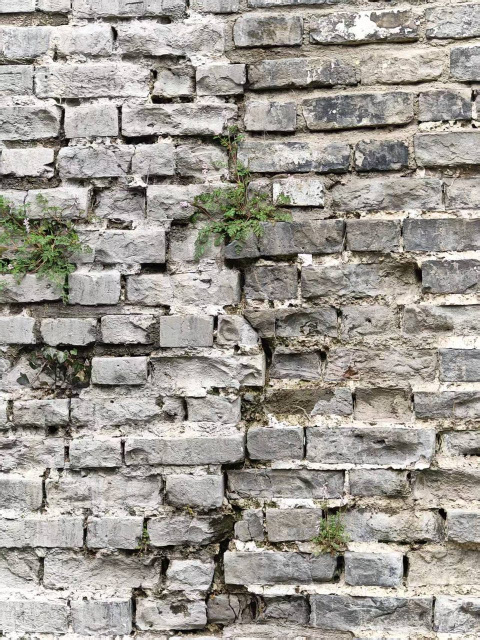
#> input picture data_samples/crack_dataset/images/(1).jpg, 960 x 1280 px (shown at 1/2 size); its folder holds only this picture in this run
$ python '图片匹配.py'
#> lines starting #> are read from the running program, lines starting #| are printed output that depends on the picture
import os
import csv
from pathlib import Path

import cv2
import numpy as np

# =========================
# 1. 路径配置
# =========================
dataset_a_dir = r"/home/xgq/Desktop/天气光照实验/原始/images"
dataset_b_dir = r"/home/xgq/Desktop/天气光照实验/雨天/images"

output_csv = r"/home/xgq/Desktop/match_results_sift.csv"
vis_dir = r"/home/xgq/Desktop/match_vis_sift1"

# =========================
# 2. 参数配置
# =========================
img_exts = {".jpg", ".jpeg", ".png", ".bmp", ".tif", ".tiff", ".webp"}

# 每张A图只保留B中最好的前k个候选
topk = 3

# 图像最长边缩放到这个值，加快匹配
max_side = 1200

# Lowe ratio test 阈值，越小越严格
ratio_thresh = 0.75

# 最少“好匹配点”数量，低于这个基本不可信
min_good_matches = 18

# RANSAC后最少内点数
min_inliers = 10

# 内点比例阈值：inliers / good_matches
min_inlier_ratio = 0.35

# 是否要求双向唯一匹配（推荐True）
mutual_best_match = True

# =========================
# 3. 创建输出目录
# =========================
os.makedirs(vis_dir, exist_ok=True)

# =========================
# 4. 初始化SIFT和BFMatcher
# =========================
# 若你的OpenCV不支持SIFT，可改成ORB版本（我后面也给你）
sift = cv2.SIFT_create(
    nfeatures=3000,
    contrastThreshold=0.02,
    edgeThreshold=10,
    sigma=1.6
)

bf = cv2.BFMatcher(cv2.NORM_L2, crossCheck=False)


# =========================
# 5. 工具函数
# =========================
def get_image_files(folder):
#> in read_image_gray, img is the input picture: shape (1280, 960, 3); mean B, G, R 148.8, 155.7, 160.1
    files = []
    for f in os.listdir(folder):
        p = os.path.join(folder, f)
        if os.path.isfile(p) and Path(f).suffix.lower() in img_exts:
            files.append(p)
    files.sort()
    return files


def resize_keep_ratio(img, max_side=1200):
#> called with max_side = 1200
    h, w = img.shape[:2]
    scale = min(max_side / max(h, w), 1.0)
    if scale < 1.0:
        new_w = int(w * scale)
        new_h = int(h * scale)
        img = cv2.resize(img, (new_w, new_h), interpolation=cv2.INTER_AREA)
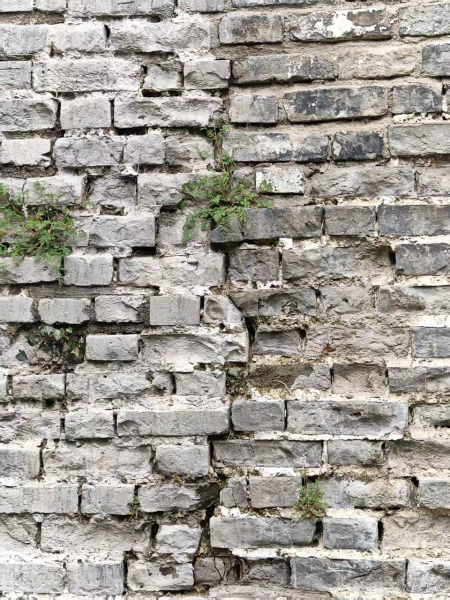
#> img: shape (1200, 900, 3) (shown at 1/2 size); mean of channels 0, 1, 2 148.8, 155.7, 160.1; drawn as B, G, R
    return img


def read_image_gray(img_path):
    img = cv2.imdecode(np.fromfile(img_path, dtype=np.uint8), cv2.IMREAD_COLOR)
    if img is None:
        raise ValueError(f"无法读取图像: {img_path}")
    img = resize_keep_ratio(img, max_side=max_side)
    gray = cv2.cvtColor(img, cv2.COLOR_BGR2GRAY)
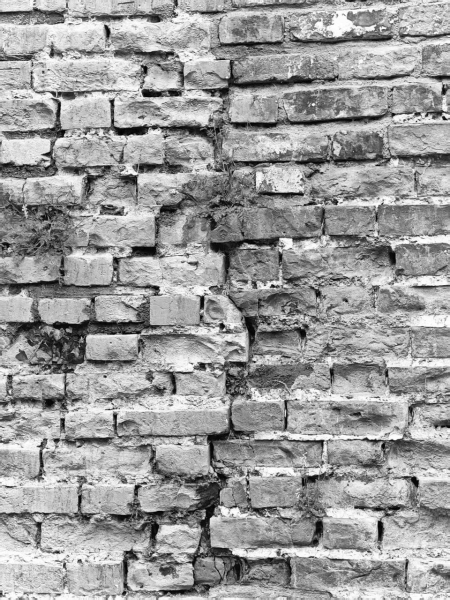
#> gray: shape (1200, 900) (shown at 1/2 size); min 0, max 255, mean 156.3
    return img, gray


def extract_sift_features(img_path):
    try:
        img, gray = read_image_gray(img_path)
        kpts, desc = sift.detectAndCompute(gray, None)
#> kpts = 3001 keypoints; strongest (x, y, size): (888, 237, 4.9), (545, 572, 4.9), (785, 1116, 1.9), (230, 832, 6.6)
        return {
            "path": img_path,
            "img": img,
            "gray": gray,
            "kpts": kpts,
            "desc": desc
        }
    except Exception as e:
        print(f"[错误] 提取特征失败: {img_path}, {e}")
        return None


def match_features(feat_a, feat_b):
    """
    返回：
    good_matches数量、RANSAC内点数、内点比例、是否通过、可视化需要的数据
    """
    if feat_a is None or feat_b is None:
        return None

    desc_a = feat_a["desc"]
    desc_b = feat_b["desc"]
    kpts_a = feat_a["kpts"]
    kpts_b = feat_b["kpts"]

    if desc_a is None or desc_b is None:
        return {
            "good_matches": 0,
            "inliers": 0,
            "inlier_ratio": 0.0,
            "passed": False,
            "matches_for_draw": [],
            "mask": None
        }

    if len(desc_a) < 2 or len(desc_b) < 2:
        return {
            "good_matches": 0,
            "inliers": 0,
            "inlier_ratio": 0.0,
            "passed": False,
            "matches_for_draw": [],
            "mask": None
        }

    # knn匹配
    knn_matches = bf.knnMatch(desc_a, desc_b, k=2)

    # Lowe ratio test
    good = []
    for m_n in knn_matches:
        if len(m_n) < 2:
            continue
        m, n = m_n
        if m.distance < ratio_thresh * n.distance:
            good.append(m)

    good_matches = len(good)

    if good_matches < min_good_matches:
        return {
            "good_matches": good_matches,
            "inliers": 0,
            "inlier_ratio": 0.0,
            "passed": False,
            "matches_for_draw": good,
            "mask": None
        }

    pts_a = np.float32([kpts_a[m.queryIdx].pt for m in good]).reshape(-1, 1, 2)
    pts_b = np.float32([kpts_b[m.trainIdx].pt for m in good]).reshape(-1, 1, 2)

    # RANSAC估计单应性矩阵
    H, mask = cv2.findHomography(pts_a, pts_b, cv2.RANSAC, 5.0)

    if mask is None:
        return {
            "good_matches": good_matches,
            "inliers": 0,
            "inlier_ratio": 0.0,
            "passed": False,
            "matches_for_draw": good,
            "mask": None
        }

    mask = mask.ravel().tolist()
    inliers = int(sum(mask))
    inlier_ratio = inliers / max(good_matches, 1)

    passed = (
        good_matches >= min_good_matches and
        inliers >= min_inliers and
        inlier_ratio >= min_inlier_ratio
    )

    return {
        "good_matches": good_matches,
        "inliers": inliers,
        "inlier_ratio": inlier_ratio,
        "passed": passed,
        "matches_for_draw": good,
        "mask": mask
    }


def save_match_visualization(feat_a, feat_b, match_info, save_path):
    try:
        img_vis = cv2.drawMatches(
            feat_a["img"], feat_a["kpts"],
            feat_b["img"], feat_b["kpts"],
            match_info["matches_for_draw"], None,
            matchesMask=match_info["mask"] if match_info["mask"] is not None else None,
            flags=cv2.DrawMatchesFlags_NOT_DRAW_SINGLE_POINTS
        )
        cv2.imencode('.jpg', img_vis)[1].tofile(save_path)
    except Exception as e:
        print(f"[错误] 保存可视化失败: {save_path}, {e}")


def score_match(match_info):
    """
    给候选排序用的综合分数
    """
    return (
        match_info["inliers"] * 3.0 +
        match_info["good_matches"] * 1.0 +
        match_info["inlier_ratio"] * 100.0
    )


# =========================
# 6. 读取图片列表
# =========================
a_files = get_image_files(dataset_a_dir)
b_files = get_image_files(dataset_b_dir)

print(f"数据集A图片数量: {len(a_files)}")
print(f"数据集B图片数量: {len(b_files)}")

if len(a_files) == 0 or len(b_files) == 0:
    raise ValueError("有一个数据集文件夹中没有图片，请检查路径。")

# =========================
# 7. 提取全部特征
# =========================
print("正在提取数据集A特征...")
a_feats = {}
for i, path in enumerate(a_files, 1):
    a_feats[path] = extract_sift_features(path)
    print(f"A: {i}/{len(a_files)}", end="\r")
print()

print("正在提取数据集B特征...")
b_feats = {}
for i, path in enumerate(b_files, 1):
    b_feats[path] = extract_sift_features(path)
    print(f"B: {i}/{len(b_files)}", end="\r")
print()

# =========================
# 8. A->B 匹配
# =========================
forward_best = {}   # A中每张图在B中的最佳匹配
all_forward_results = []

print("开始 A -> B 匹配...")
for i, a_path in enumerate(a_files, 1):
    feat_a = a_feats[a_path]
    candidates = []

    for b_path in b_files:
        feat_b = b_feats[b_path]
        match_info = match_features(feat_a, feat_b)
        if match_info is None:
            continue

        candidates.append({
            "a_path": a_path,
            "b_path": b_path,
            "good_matches": match_info["good_matches"],
            "inliers": match_info["inliers"],
            "inlier_ratio": match_info["inlier_ratio"],
            "passed": match_info["passed"],
            "score": score_match(match_info),
            "match_info": match_info
        })

    candidates.sort(key=lambda x: x["score"], reverse=True)
    top_candidates = candidates[:topk]
    all_forward_results.extend(top_candidates)

    if len(candidates) > 0:
        forward_best[a_path] = candidates[0]

    print(f"A->B: {i}/{len(a_files)}", end="\r")
#> this loop made 1 pass
#> after the loop, all_forward_results = 1 item; forward_best = 1 item
print()

# =========================
# 9. 若启用，做 B->A 反向匹配，提升准确性
# =========================
backward_best = {}

if mutual_best_match:
    print("开始 B -> A 匹配...")
    for i, b_path in enumerate(b_files, 1):
        feat_b = b_feats[b_path]
        candidates = []

        for a_path in a_files:
            feat_a = a_feats[a_path]
            match_info = match_features(feat_b, feat_a)
            if match_info is None:
                continue

            candidates.append({
                "b_path": b_path,
                "a_path": a_path,
                "good_matches": match_info["good_matches"],
                "inliers": match_info["inliers"],
                "inlier_ratio": match_info["inlier_ratio"],
                "passed": match_info["passed"],
                "score": score_match(match_info)
            })

        candidates.sort(key=lambda x: x["score"], reverse=True)
        if len(candidates) > 0:
            backward_best[b_path] = candidates[0]

        print(f"B->A: {i}/{len(b_files)}", end="\r")
#> after the loop, backward_best = 1 item
    print()

# =========================
# 10. 汇总结果
# =========================
final_results = []

print("正在生成最终结果...")
for item in all_forward_results:
    a_path = item["a_path"]
    b_path = item["b_path"]

    mutual_ok = True
    if mutual_best_match:
        if b_path not in backward_best:
            mutual_ok = False
        else:
            best_back_a = backward_best[b_path]["a_path"]
            mutual_ok = (best_back_a == a_path)

    final_pass = item["passed"] and mutual_ok

    final_results.append([
        os.path.basename(a_path),
        os.path.basename(b_path),
        item["good_matches"],
        item["inliers"],
        round(item["inlier_ratio"], 4),
        round(item["score"], 4),
        "YES" if item["passed"] else "NO",
        "YES" if mutual_ok else "NO",
        "YES" if final_pass else "NO"
    ])

    # 只给最终通过且是rank1的结果生成可视化
    if final_pass:
        best_of_a = forward_best.get(a_path, None)
        if best_of_a is not None and best_of_a["b_path"] == b_path:
            save_name = (
                f"{Path(a_path).stem}__{Path(b_path).stem}"
                f"__g{item['good_matches']}_i{item['inliers']}"
                f"_r{item['inlier_ratio']:.2f}.jpg"
            )
            save_path = os.path.join(vis_dir, save_name)
            save_match_visualization(
                a_feats[a_path],
                b_feats[b_path],
                item["match_info"],
                save_path
            )
#> this loop made 1 pass
#> (mutual_ok, final_pass, save_name) on pass 1: (True, True, '(1)__(1)__g3001_i3001_r1.00.jpg')
#> pass 1, in save_match_visualization, `img_vis = cv2.drawMatches( feat_a["img"], feat_a["kpts"], feat_b["img"..`:
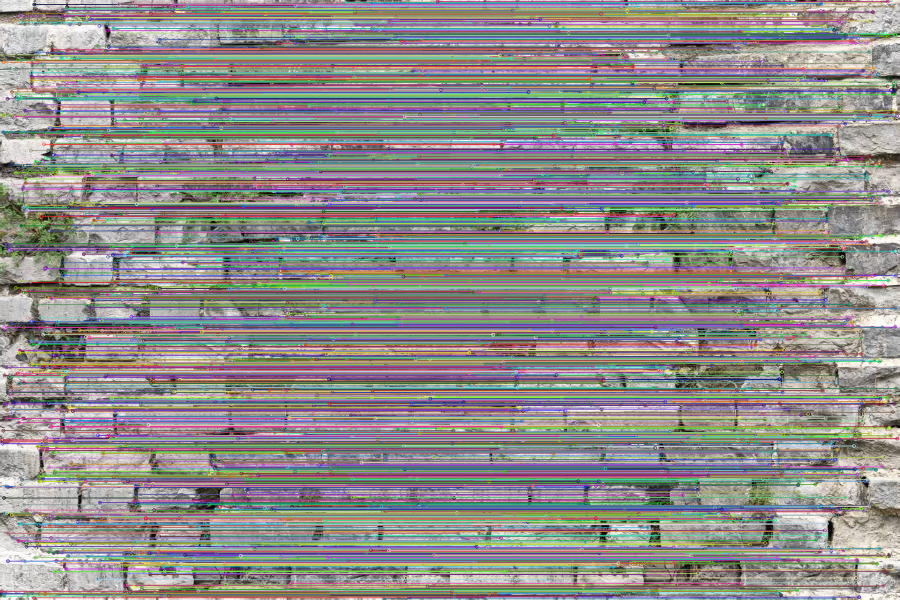
#> img_vis: shape (1200, 1800, 3) (shown at 1/2 size); mean of channels 0, 1, 2 138.7, 140.1, 142.5; drawn as B, G, R
#> after the loop, final_results = [['(1).jpg', '(1).jpg', 3001, 3001, 1, 12104, 'YES', 'YES', 'YES']]

# =========================
# 11. 保存CSV
# =========================
with open(output_csv, "w", newline="", encoding="utf-8-sig") as f:
    writer = csv.writer(f)
    writer.writerow([
        "image_A",
        "image_B",
        "good_matches",
        "inliers",
        "inlier_ratio",
        "score",
        "passed_threshold",
        "mutual_best",
        "final_match"
    ])
    writer.writerows(final_results)

print(f"\n匹配完成！结果已保存到: {output_csv}")
print(f"可视化结果保存在: {vis_dir}")
#| 可视化结果保存在: /home/xgq/Desktop/match_vis_sift1

$ run again, on data_samples/crack_dataset/images/(15).jpg
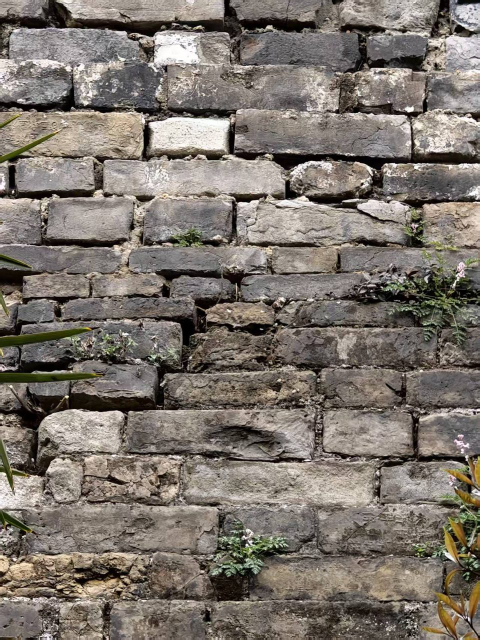
#> input picture data_samples/crack_dataset/images/(15).jpg, 960 x 1280 px (shown at 1/2 size)
#> in read_image_gray, img is the input picture: shape (1280, 960, 3); mean B, G, R 108.3, 116.3, 124.2
#> img: shape (1200, 900, 3)
#> in read_image_gray, `gray = cv2.cvtColor(img, cv2.COLOR_BGR2GRAY)`:
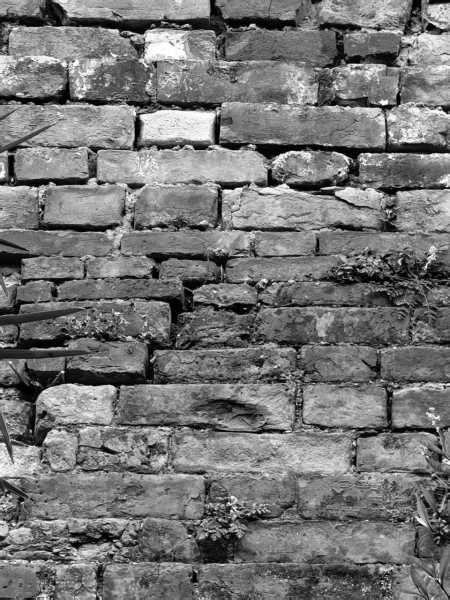
#> gray: shape (1200, 900) (shown at 1/2 size); min 0, max 255, mean 117.7
#> kpts = 3001 keypoints; strongest (x, y, size): (24, 359, 3.1), (125, 744, 4.1), (768, 205, 7.8), (679, 345, 3.6)
#> the loop `for i, a_path in enumerate(a_files, 1):` made 1 pass
#> after the loop `for i, a_path in enumerate(a_files, 1):`: all_forward_results = 1 item
#> the loop `for i, b_path in enumerate(b_files, 1):` made 1 pass
#> the loop `for item in all_forward_results:` made 1 pass
#> (mutual_ok, final_pass, save_name) on pass 1: (True, True, '(15)__(15)__g3001_i3001_r1.00.jpg')
#> pass 1, in save_match_visualization, `img_vis = cv2.drawMatches( feat_a["img"], feat_a["kpts"], feat_b["img"..`:
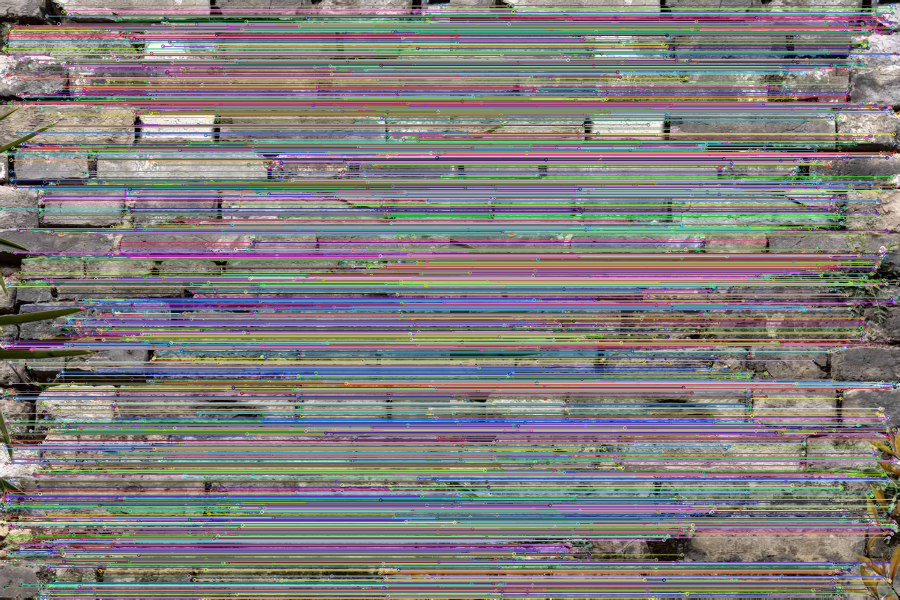
#> img_vis: shape (1200, 1800, 3) (shown at 1/2 size); mean of channels 0, 1, 2 122.1, 125.8, 127.8; drawn as B, G, R
#> after the loop `for item in all_forward_results:`: final_results = [['(15).jpg', '(15).jpg', 3001, 3001, 1, 12104, 'YES', 'YES', 'YES']]
#| 可视化结果保存在: /home/xgq/Desktop/match_vis_sift1

$ run again, on data_samples/crack_dataset/images/(150).jpg
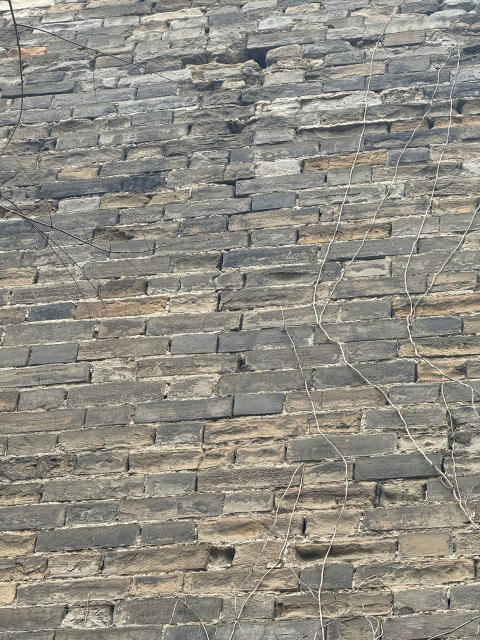
#> input picture data_samples/crack_dataset/images/(150).jpg, 960 x 1280 px (shown at 1/2 size)
#> in read_image_gray, img is the input picture: shape (1280, 960, 3); mean B, G, R 132, 141, 144.1
#> img: shape (1200, 900, 3)
#> in read_image_gray, `gray = cv2.cvtColor(img, cv2.COLOR_BGR2GRAY)`:
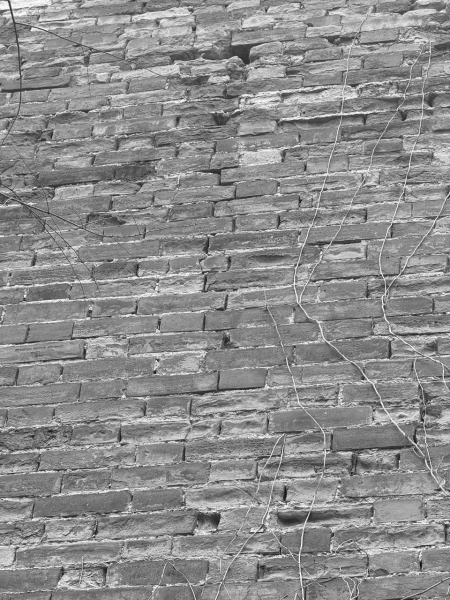
#> gray: shape (1200, 900) (shown at 1/2 size); min 7, max 254, mean 140.9
#> kpts = 3000 keypoints; strongest (x, y, size): (507, 1065, 2.1), (69, 375, 2.4), (650, 1105, 1.9), (239, 361, 2.2)
#> the loop `for i, a_path in enumerate(a_files, 1):` made 1 pass
#> after the loop `for i, a_path in enumerate(a_files, 1):`: all_forward_results = 1 item
#> the loop `for i, b_path in enumerate(b_files, 1):` made 1 pass
#> the loop `for item in all_forward_results:` made 1 pass
#> (mutual_ok, final_pass, save_name) on pass 1: (True, True, '(150)__(150)__g3000_i3000_r1.00.jpg')
#> pass 1, in save_match_visualization, `img_vis = cv2.drawMatches( feat_a["img"], feat_a["kpts"], feat_b["img"..`:
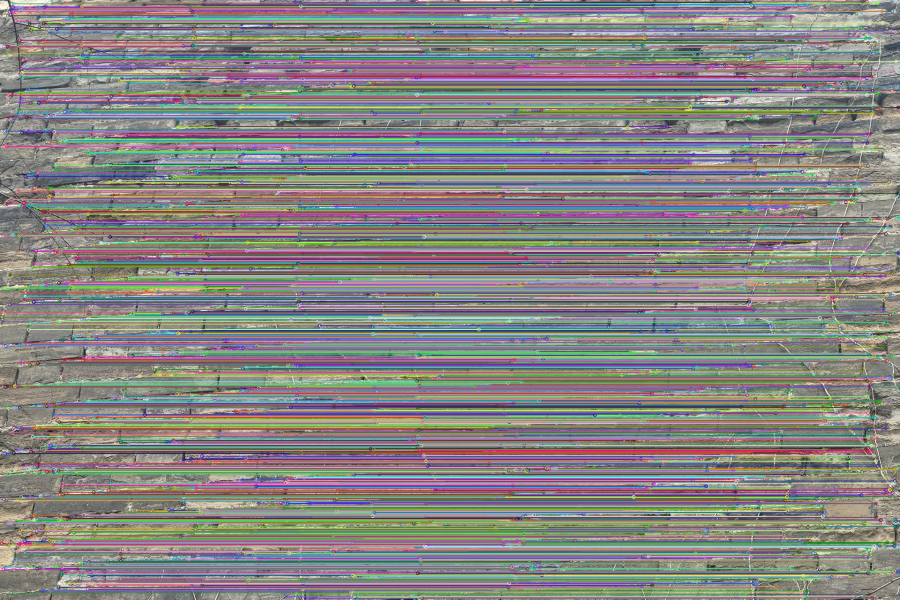
#> img_vis: shape (1200, 1800, 3) (shown at 1/2 size); mean of channels 0, 1, 2 130.1, 132.3, 134; drawn as B, G, R
#> after the loop `for item in all_forward_results:`: final_results = [['(150).jpg', '(150).jpg', 3000, 3000, 1, 12100, 'YES', 'YES', 'YES']]
#| 可视化结果保存在: /home/xgq/Desktop/match_vis_sift1
